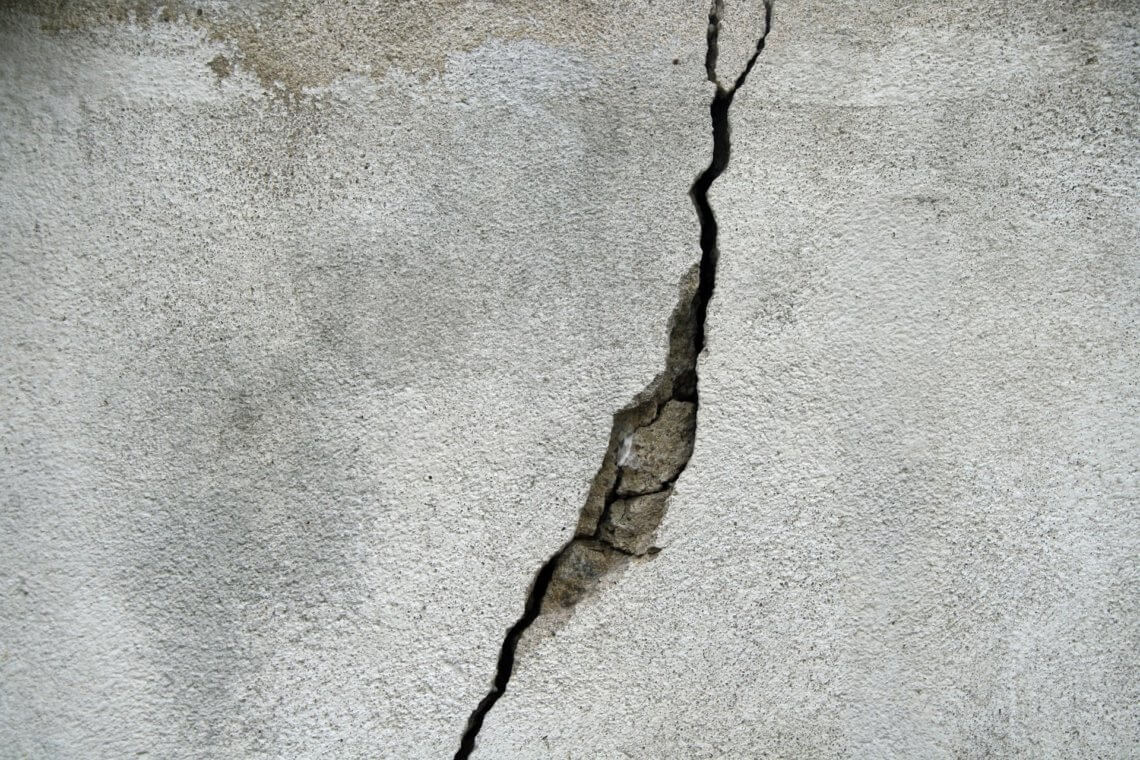
#> input picture test.jpg, 1140 x 760 px
$ python detection.py
#> lines starting #> are read from the running program, lines starting #| are printed output that depends on the picture
import cv2
import numpy as np

# Load the image
img = cv2.imread('test.jpg')
#> img is the input picture: shape (760, 1140, 3); mean B, G, R 171.7, 175.3, 173.5

# Check if image loaded correctly
if img is None:
    print("Error: Could not find 'test.jpg'. Check your folder!")
else:
    # Process the image
    gray = cv2.cvtColor(img, cv2.COLOR_BGR2GRAY)
    blurred = cv2.GaussianBlur(gray, (5, 5), 0)
    edges = cv2.Canny(blurred, 50, 150)
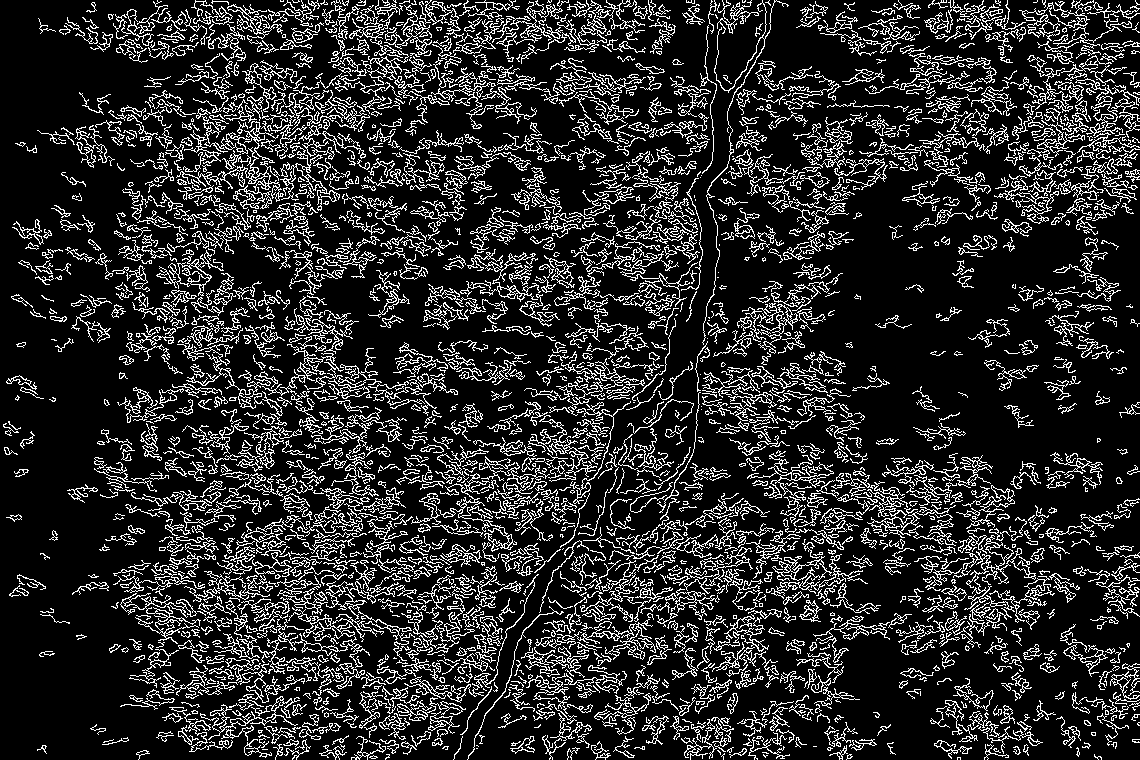
#> edges: shape (760, 1140); 16.8% white in thin lines or dots

    # Show the results
    cv2.imshow('1. Original', img)
    cv2.imshow('2. Detected Cracks', edges)

    print("Success! Press any key on the image window to close.")
    cv2.waitKey(0)
    cv2.destroyAllWindows()
